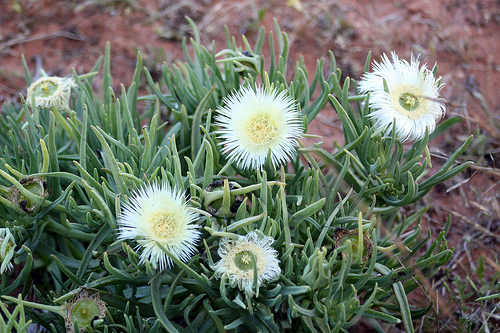
#> input picture flowers/daisy/10466290366_cc72e33532.jpg, 500 x 333 px; its folder holds only this picture in this run
$ jupyter execute --allow-errors app.ipynb
#> lines starting #> are read from the running program, lines starting #| are printed output that depends on the picture
[cell 1]
import os
import cv2
import numpy as np
import matplotlib.pyplot as plt
from sklearn.model_selection import train_test_split
from sklearn.neural_network import MLPClassifier
from sklearn.metrics import classification_report

# === KONFIGURASI PROYEK ===
NIM = 24146088

# Path lokasi folder dataset yang sudah diekstrak
DATASET_DIR = './flowers'

# Nama kelas sesuai folder dataset
CATEGORIES = ['daisy', 'dandelion', 'rose', 'sunflower', 'tulip']

# Dimensi gambar setelah di-resize (64x64 piksel agar efisien untuk MLP)
IMG_SIZE = 64

data = []
labels = []
original_images = []  # Disimpan untuk visualisasi plot di akhir

print("Memulai proses pemuatan dan preprocessing data...")

for category_idx, category in enumerate(CATEGORIES):
    folder_path = os.path.join(DATASET_DIR, category)

    if not os.path.exists(folder_path):
        print(f"Peringatan: Folder {folder_path} tidak ditemukan!")
        continue

    print(f"Memproses kelas: {category}...")

    for img_name in os.listdir(folder_path):
        img_path = os.path.join(folder_path, img_name)

        # 1. BACA GAMBAR
        img = cv2.imread(img_path)
#> img is the input picture: shape (333, 500, 3); mean B, G, R 101.1, 114.5, 106.1
        if img is None:
            continue  # Abaikan file jika terdistorsi / bukan gambar

        # 2. KONVERSI WARNA BGR ke RGB
        img_rgb = cv2.cvtColor(img, cv2.COLOR_BGR2RGB)

        # 3. RESIZE GAMBAR
        img_resized = cv2.resize(img_rgb, (IMG_SIZE, IMG_SIZE))
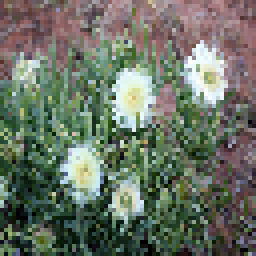
#> img_resized: shape (64, 64, 3) (shown 4 times larger); mean R, G, B 106.1, 114.3, 100.7

        # 4. EKSTRAKSI FITUR (FLATTEN)
        # Mengubah matriks 3D (64, 64, 3) menjadi Vektor 1D (12288,) untuk MLP
        img_flatten = img_resized.flatten()
#> img_flatten = 12288 values, max 255 at index 2264, min 0 at index 10200, mean 107

        data.append(img_flatten)
        labels.append(category_idx)
        original_images.append(img_resized)
#> pass 2 of the loop `for category_idx, category in enumerate(CATEGORIES):`:
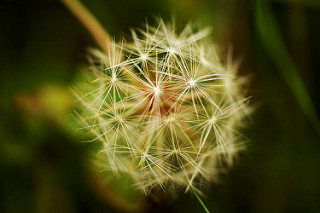
#> input picture flowers/dandelion/10043234166_e6dd915111_n.jpg, 320 x 213 px
#> img is the input picture: shape (213, 320, 3); mean B, G, R 25.6, 75.1, 77.6
#> img_rgb: shape (213, 320, 3)
#> `img_resized = cv2.resize(img_rgb, (IMG_SIZE, IMG_SIZE))`:
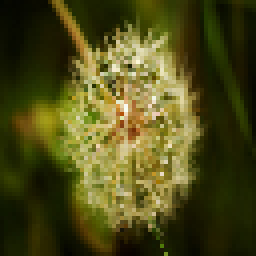
#> img_resized: shape (64, 64, 3) (shown 4 times larger); mean R, G, B 77.8, 75.3, 25.7
#> img_flatten = 12288 values, max 255 at index 5278, min 0 at index 2, mean 59.63

# Konversi ke NumPy Array
X = np.array(data, dtype='float32')
y = np.array(labels)
original_images = np.array(original_images)

# 5. NORMALISASI PIKSEL (Ubah rentang 0-255 menjadi 0.0 - 1.0)
X = X / 255.0

print(f"\nSelesai! Total gambar yang diproses: {X.shape[0]}")
#| Selesai! Total gambar yang diproses: 2
print(f"Dimensi Vektor Fitur: {X.shape}")
#| Dimensi Vektor Fitur: (2, 12288)

# Pembagian data 80% train dan 20% test
# random_state menggunakan NIM sesuai instruksi soal
#> (the rest of this cell did not finish here and is left out)
